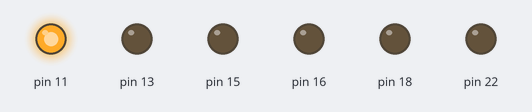
A program run on a simulated Raspberry Pi (header pin numbers). Shown: output pins drawn as LEDs (lit = HIGH).

Above: at 0.05 s.
At 0.45 s:
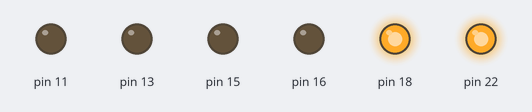
At 0.9 s:
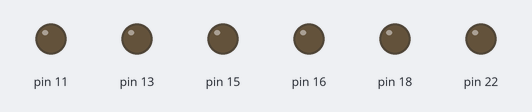
At 2.85 s:
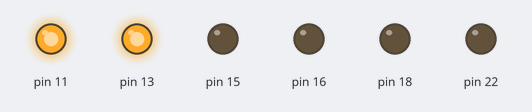
At 4.1 s:
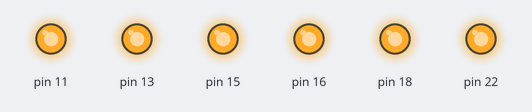
At 6.05 s:
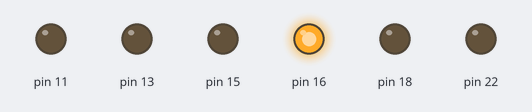
Timing chart, 0 to 6.3 s (numbered marks = the images above):
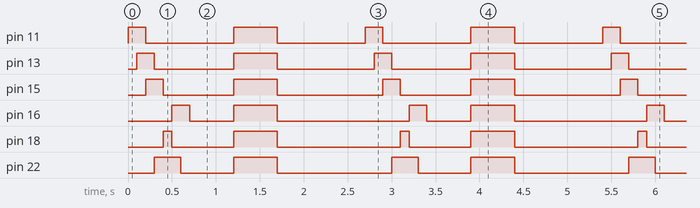

The program:

six_loop_blink.py
```python
# This simple program sets up GPIO pins 11,13,15, 16, 18 and 22 as OUT 3.3V
# Then inside a loop, turns on each GPIO pin (True)
# Waits and turns off each GPIO pin (False)
# To run the program, type sudo python six_loop_blink.py
# Since the GPIO requires Admin permission, you have to use sudo
# To stop the program, type Control-C

import RPi.GPIO as GPIO
import time

GPIO.setwarnings(False)
GPIO.setmode(GPIO.BOARD)
GPIO.setup(11, GPIO.OUT)
GPIO.setup(13, GPIO.OUT)
GPIO.setup(15, GPIO.OUT)
GPIO.setup(16, GPIO.OUT)
GPIO.setup(18, GPIO.OUT)
GPIO.setup(22, GPIO.OUT)

# Turn on the pins in order to make a loop then flash all six LED lights
while True:
    GPIO.output(11, True)
    time.sleep(.1)
    GPIO.output(13, True)
    GPIO.output(11, True)
    time.sleep(.1)
    GPIO.output(15, True)
    GPIO.output(11, False)
    time.sleep(.1)
    GPIO.output(22, True)
    GPIO.output(13, False)
    time.sleep(.1)
    GPIO.output(18, True)
    GPIO.output(15, False)
    time.sleep(.1)
    GPIO.output(16, True)
    GPIO.output(18, False)
    time.sleep(.1)
    GPIO.output(22, False)
    time.sleep(.1)
    GPIO.output(16, False)
    time.sleep(.5)

# Flash All the LEDs
    GPIO.output(11, True)
    GPIO.output(13, True)
    GPIO.output(22, True)
    GPIO.output(15, True)
    GPIO.output(18, True)
    GPIO.output(16, True)
    time.sleep(.5)
    GPIO.output(11, False)
    GPIO.output(13, False)
    GPIO.output(22, False)
    GPIO.output(15, False)
    GPIO.output(18, False)
    GPIO.output(16, False)
    time.sleep(1)
```

Measured:
- by itself, pin 11: repeats every 2.7 s: LOW 1.0 s, HIGH 0.50 s, LOW 1.0 s, HIGH 0.20 s
- by itself, pin 13: repeats every 2.7 s: LOW 0.90 s, HIGH 0.50 s, LOW 1.1 s, HIGH 0.20 s
- by itself, pin 15: repeats every 2.7 s: LOW 0.80 s, HIGH 0.50 s, LOW 1.2 s, HIGH 0.20 s
- by itself, pin 16: repeats every 2.7 s: LOW 0.50 s, HIGH 0.50 s, LOW 1.5 s, HIGH 0.20 s
- by itself, pin 18: repeats every 2.7 s: LOW 0.70 s, HIGH 0.50 s, LOW 1.4 s, HIGH 0.10 s
- by itself, pin 22: repeats every 2.7 s: LOW 0.60 s, HIGH 0.50 s, LOW 1.3 s, HIGH 0.30 s
